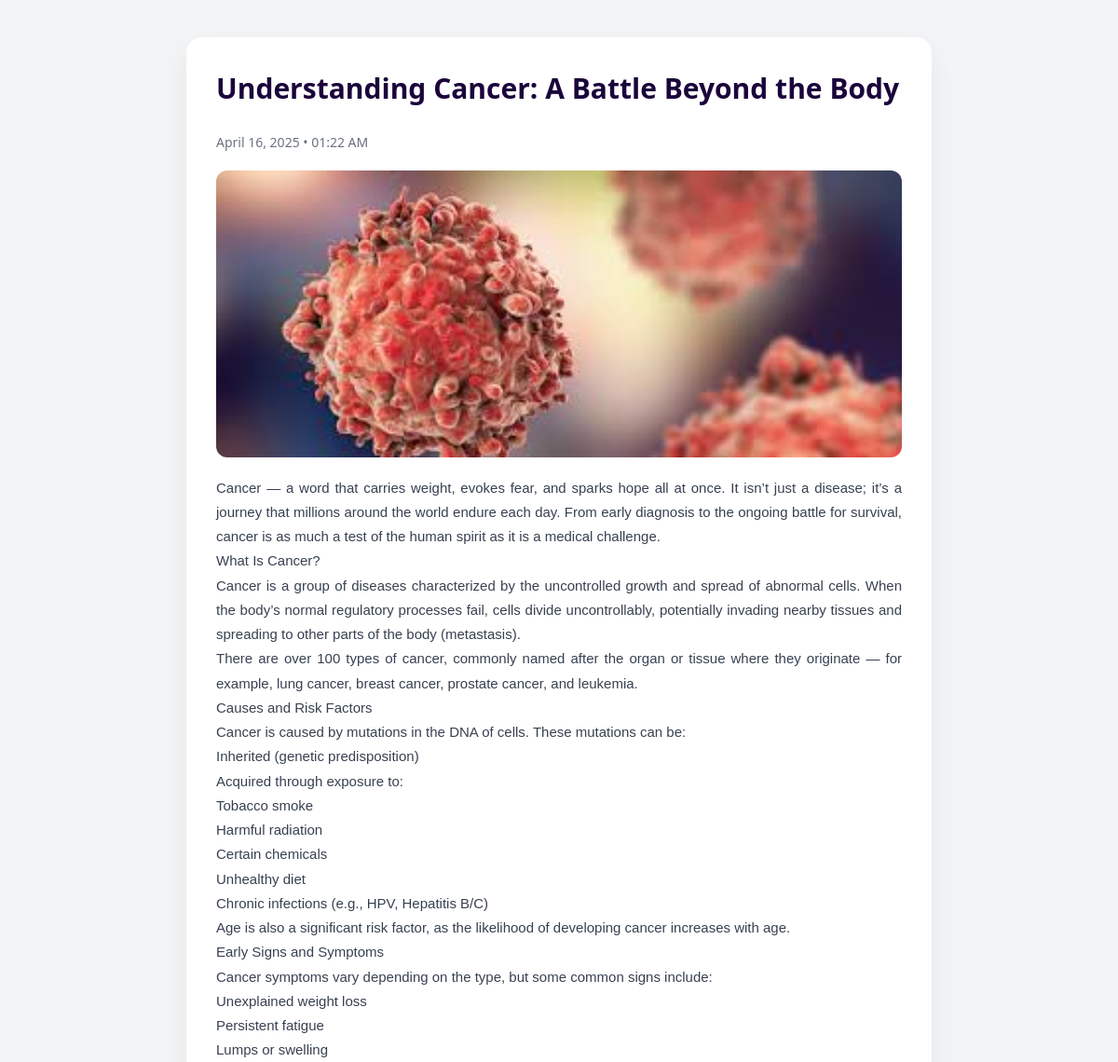
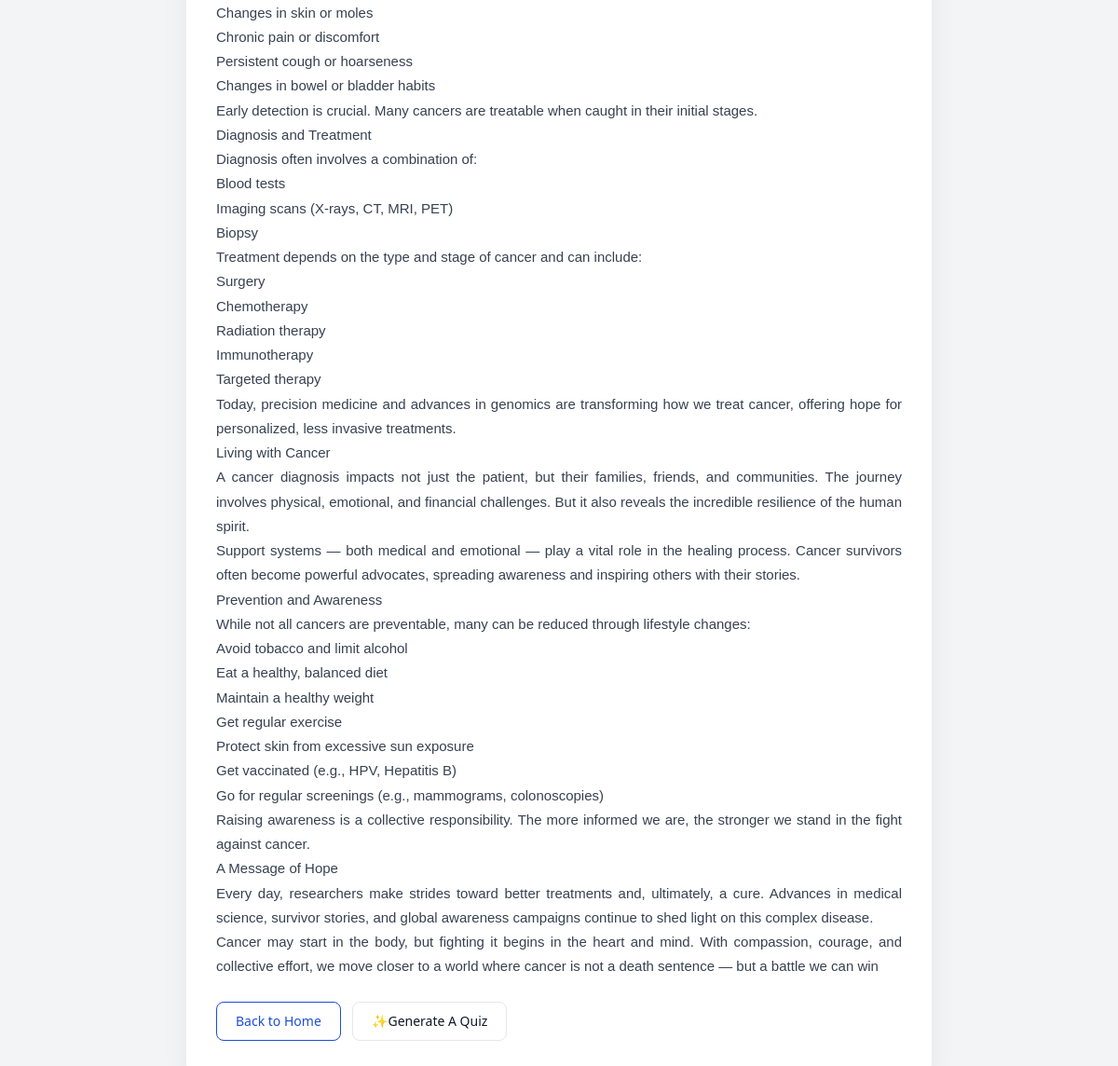
The app's page /blogverse/blog/2/ with its own data (2 pictures, top to bottom).
### blogverse/models.py (models this page shows, shortened)
class BlogPost(models.Model):
    user = models.ForeignKey(settings.AUTH_USER_MODEL, on_delete=models.CASCADE)
    title = models.CharField(max_length=200)
    image = models.ImageField(upload_to='blog_images/', blank=True, null=True)
    content = models.TextField()
    created_at = models.DateTimeField(auto_now_add=True)
    profile_image = models.ImageField(upload_to='profile_images/', null=True, blank=True)

### blogverse/views.py (the view)
# urls.py: path('blog/<int:post_id>/', views.blog_detail, name='blog_detail'),  # View a single blog post
def blog_detail(request, post_id):
    post = get_object_or_404(BlogPost, id=post_id)
    return render(request, 'blog_detail.html', {'post': post})

### blogverse/templates/blog_detail.html (shortened to what this page needs)
<!DOCTYPE html>
<html lang="en">
<head>
    <script src="https://cdn.tailwindcss.com"></script>
</head>
<body>
    {% block content %}
    <div class="blog-container">
        <div class="title">
            <h1>{{ post.title }}</h1>
        </div>
        <div class="meta">
            <div>
                <div class="published-date">{{ post.created_at|date:"F d, Y • h:i A" }}</div>
            </div>
        </div>
        {% if post.image %}
        <img src="{{ post.image.url }}" alt="Blog Image" class="blog-image">
        {% endif %}
        <div class="blog-content">{{ post.content|linebreaks }}</div>
        <br>
        <a href="{% url 'blog_list' %}"><button type="button"
                class="text-blue-700 hover:text-white border border-blue-700 hover:bg-blue-800 focus:ring-4 focus:outline-none focus:ring-blue-300 font-medium rounded-lg text-sm px-5 py-2.5 text-center me-2 mb-2 dark:border-blue-500 dark:text-blue-500 dark:hover:text-white dark:hover:bg-blue-500 dark:focus:ring-blue-800">Back
                to
                Home</button></a>
                <a href="{% url 'blogbattle:start' %}?category={{ post.title|urlencode }}"><button type="button" class="py-2.5 px-5 me-2 mb-2 text-sm font-medium text-gray-900 focus:outline-none bg-white rounded-lg border border-gray-200 hover:bg-gray-100 hover:text-blue-700 focus:z-10 focus:ring-4 focus:ring-gray-100 dark:focus:ring-gray-700 dark:bg-gray-800 dark:text-gray-400 dark:border-gray-600 dark:hover:text-white dark:hover:bg-gray-700">✨Generate A Quiz</button>
                </a>
    </div>
    {% endblock %}
</body>
</html>

### blogverse/templates/blog_detail.html (style rules this page uses)
body { font-family: 'Segoe UI', Tahoma, Geneva, Verdana, sans-serif; background-color: #f3f4f6; margin: 0; padding: 40px 20px; display: flex; justify-content: center; align-items: flex-start; min-height: 100vh; }
.blog-container { background: #ffffff; max-width: 800px; width: 100%; padding: 32px; border-radius: 16px; box-shadow: 0 10px 30px rgba(0, 0, 0, 0.06); }
.title h1 { font-family: 'Segoe UI', 'Helvetica Neue', sans-serif; font-size: 30px; font-weight: 700; color: #1b033b; }
.meta { display: flex; align-items: center; gap: 12px; margin-bottom: 20px; font-size: 14px; color: #6b7280; }
.blog-image { width: 100%; height: auto; border-radius: 12px; margin: 20px 0; }
.blog-content { font-family: 'DM Sans', sans-serif; font-size: 15px; line-height: 1.75; color: #374151; text-align: justify; margin-top: 20px; }
.published-date { font-size: 14px; color: #6b7280; margin-top: 25px; }

### records on screen
BlogPost: title "Understanding Cancer: A Battle Beyond the Body", created_at "April 16, 2025 • 01:22 AM", image (picture), content "Cancer — a word that carries weight, evokes fear, and sparks hope all at once. It isn’t just a disease; it’s a journey that millions around the world endure each day. From early diagnosis to the ongoing battle for survival, cancer is as much a test of the human spirit as it is a medical challenge. What Is Cancer? Cancer is a group of diseases characterized by the uncontrolled growth and spread of abnormal cells. When the body’s normal regulatory processes fail, cells divide uncontrollably, potentially invading nearby tissues and spreading to other parts of the body (metastasis). There are over 100 types of cancer, commonly named after the organ or tissue where they originate — for example,…"
